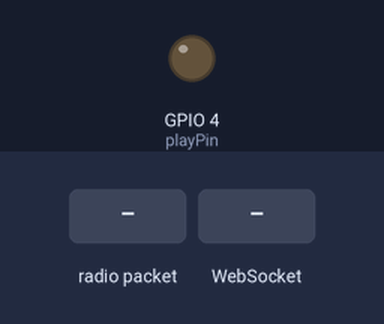
Bench run of a sketch on a simulated ESP8266 (NodeMCU). On the bench: output pins drawn as LEDs (lit = HIGH). The inputs (shaded band) are chosen by the test bench. WiFi joins after 1.5 s; servers stay silent unless stated; no radio packets arrive unless stated; what the sketch prints to the serial monitor is not drawn.

Above: at 3.7 s.
3.8 s: radio packet "m" arrives
At 4.2 s:
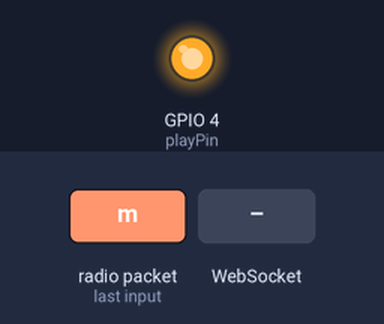
10.3 s: WebSocket text "1" received
At 11.1 s:
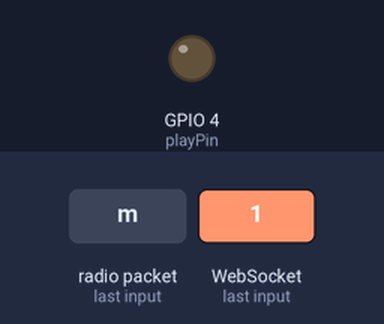
Timing chart, 0 to 13.3 s (numbered marks = the images above; inputs shaded):
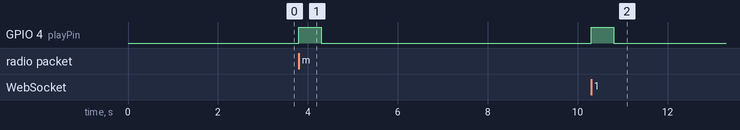

The sketch:

esp8266_LoRa_combo2.ino
```cpp
#include <SPI.h>
#include <LoRa.h>
#include <ESP8266WiFi.h>
#include <ESPAsyncTCP.h>             // TCP Library
#include <ESPAsyncWebServer.h>       // Http and Websocket Server
#include <FS.h>                      // File System Wrapper
#include <WebSocketsServer.h>

const int csPin = 15;         // LoRa radio chip select   GPIO15(D8)->SS OF Lora module
const int resetPin = 0;       // LoRa radio reset         GPIO0(D3)->RESET OF Lora module
const int playPin = 4;      // Trigger for the player

String pstate;   // used on buttons

int rssi;
char myArray[6];  // for LoRa interpreting

int i = 0;


// Replace with your network credentials
const char* ssid = "innerstellar_Ext";
const char* password = "starbaby";
int port =  80; // default or replace with your desired port# here

// Create AsyncWebServer object on port xx
AsyncWebServer server(port);

WebSocketsServer webSocket = WebSocketsServer(81);

//Webpage:
const char index_html[] PROGMEM = R"rawliteral(

<!DOCTYPE html>
<html>
<head>
  <meta name='viewport' content='width=device-width, initial-scale=1.0'/>
  <meta charset='utf-8'>
  <style>
    body     { font-size:120%;}
    #main    { display: table; width: 300px; margin: auto;  padding: 10px 10px 10px 10px; border: 3px solid blue; border-radius: 10px; text-align:center;}
    #BTN_LED { width:200px; height:40px; font-size: 110%;  }
    p        { font-size: 75%; }
  </style>

  <title>Websockets</title>
</head>
<body>
  <div id='main'>
    <h3>WEBSOCKET CONTROL</h3>
    <div id='content'>
      <p id='MOTION_status'></p>
      <button id='BTN_PLAYER'class="button">Turn on the Player</button>
    </div>
    <p>Track 1: Dogs Barking<BR><BR>Track 2: Dogs Barking </p>
     <p id='PLAYER_status'>PLAYER is off</p>
     <br />
     </div>

 </body>

<script>

  var Socket;

  function init()
  {
    Socket = new WebSocket('ws://' + window.location.hostname + ':81/');
    Socket.onmessage = function(event) { processReceivedCommand(event); };
  }

function sendText(data)
  {
    Socket.send(data);
  }

function processReceivedCommand(evt)
{
    document.getElementById('rd').innerHTML = evt.data;

    if (evt.data ==='0')
    {
        document.getElementById('BTN_PLAYER').innerHTML = 'Turn on the Player';
        document.getElementById('PLAYER_status').innerHTML = 'PLAYER is off';
        document.getElementById('MOTION_status').innerHTML = '';
    }
    if (evt.data ==='1')
    {
        document.getElementById('BTN_PLAYER').innerHTML = 'Turn off the Player';
        document.getElementById('PLAYER_status').innerHTML = 'PLAYER is on';
    }
 if (evt.data ==='m')
    {
        document.getElementById('BTN_PLAYER').innerHTML = 'Turn off the Player';
        document.getElementById('PLAYER_status').innerHTML = 'PLAYER is on';
        document.getElementById('MOTION_status').innerHTML = 'motion was received';
    }

}

  document.getElementById('BTN_PLAYER').addEventListener('click', buttonClicked);
  function buttonClicked()
  {
    var btn = document.getElementById('BTN_PLAYER')
    var btnText = btn.textContent || btn.innerText;
    if (btnText ==='Turn on the PLAYER') { btn.innerHTML = 'Turn off the PLAYER'; document.getElementById('PLAYER_status').innerHTML = 'PLAYER is on';  sendText('1'); }
    else                              { btn.innerHTML = 'Turn on the PLAYER';  document.getElementById('PLAYER_status').innerHTML = 'PLAYER is off'; sendText('0'); }
  }

  function sendText(data)
  {
    Socket.send(data);
  }

  window.onload = function(e)
  {
    init();
  }

</script>
</HTML>

)rawliteral";


void setup() {

 pinMode(playPin, OUTPUT);
 digitalWrite(playPin, LOW);

  // Serial port for debugging purposes
  Serial.begin(115200);
  delay(500);

    // Connect to Wi-Fi
  WiFi.begin(ssid, password);

  Serial.println(" ");
  Serial.print("Host name: ");
  Serial.print(WiFi.hostname());
  Serial.print(" ; MAC address: ");
  Serial.println(WiFi.macAddress());
  Serial.print("Connecting to WiFi ");
  Serial.println(ssid);

  while (WiFi.status() != WL_CONNECTED) {
    delay(1000);
    Serial.println(".");
  }

// Print ESP8266 Local IP Address
  Serial.print("Connected! IP address: ");
  Serial.println(WiFi.localIP());
  Serial.print("Port: ");
  Serial.println(port);


  // Route for root / web page
  server.on("/", HTTP_GET, [](AsyncWebServerRequest *request){
    pstate="playing";
    request->send_P(200, "text/html", index_html);
  });

 // do other things and monitor other things with server requests here


server.begin();

// Start Websocket Server
  webSocket.begin();  webSocket.onEvent(webSocketEvent);

// Start LoRa Server

  while (!Serial);
  Serial.println("LoRa Receiver");
  LoRa.setPins(csPin, resetPin);

  if (!LoRa.begin(915E6)) {
    Serial.println("Starting LoRa failed!");
    while (1);
  }

}

void loop() {

 //LoRa
 int packetSize = LoRa.parsePacket();
  if (packetSize) {
     Serial.println("Received packet");

    // read packet
    while (LoRa.available()) {
      for (i=0; i < 6; i++){
         myArray[i] = LoRa.read();
      }
    }
    Serial.println(myArray);


  // Interpret LoRapacket
  Serial.print("' with RSSI ");
  Serial.println(LoRa.packetRssi());

  Serial.print("myArray= ");
  Serial.print(myArray[0]);
  Serial.print(myArray[1]);
  Serial.print(myArray[2]);
  Serial.print(myArray[3]);
  Serial.print(myArray[4]);
  Serial.println(myArray[5]);

 if (myArray[0] == 'm'){
  sendBark();
  webSocket.broadcastTXT("m");
  delay(3000);
  webSocket.broadcastTXT("0");
  }  // end my array = m

  }  // end packet size


 webSocket.loop();

 } //end loop

  void webSocketEvent(byte num, WStype_t type, uint8_t * payload, size_t length)
{
  if(type == WStype_TEXT)
  {
      if (payload[0] == '0')     // this is to make webpage buttons work
      {
          digitalWrite(playPin, LOW);
          Serial.println("PLAYER=off");
      }
      else if (payload[0] == '1')
      {
          digitalWrite(playPin, HIGH);
          sendBark();
          Serial.println("PLAYER=on");
      }
  }

  else

  {
    Serial.print("WStype = ");   Serial.println(type);
    Serial.print("WS payload = ");
    for(int i = 0; i < length; i++) { Serial.print((char) payload[i]); }
    Serial.println();

  }
}


 void sendBark(){

  Serial.println("Barking");
  digitalWrite(playPin, HIGH);  // turn d2 high
  delay(500);
  digitalWrite(playPin, LOW);

 }
```

Measured:
- after the input at 3.8 s, GPIO 4 (playPin): LOW → HIGH at once, → LOW 0.50 s later
- after the input at 10.3 s, GPIO 4 (playPin): LOW → HIGH at once, → LOW 0.50 s later
